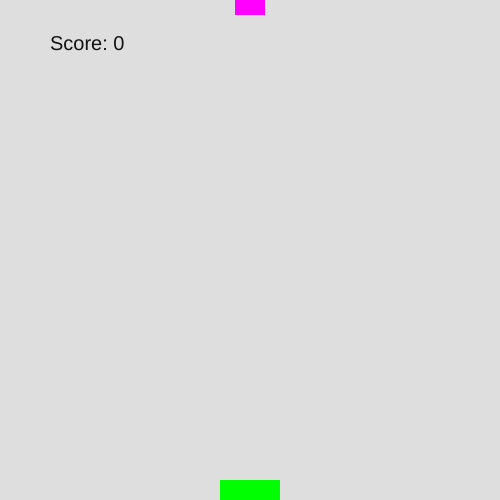
Frame 1 (no input)
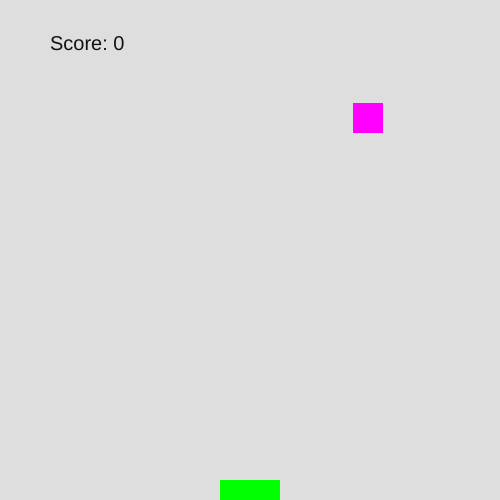
Frame 60 (no input)
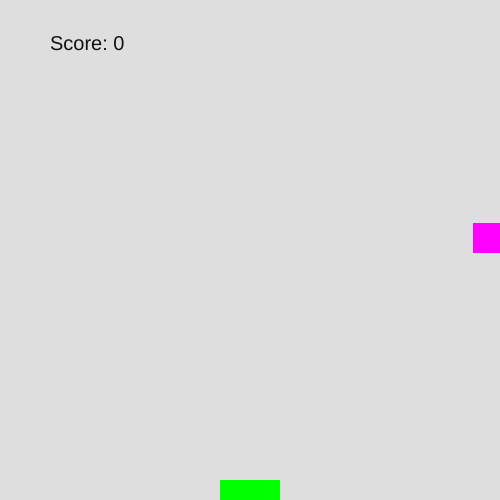
Frame 120 (the mouse pressed at the canvas centre since frame 60)

The p5.js sketch that drew these frames (run headless with seeded random() and noise() and a simulated clock; from frame 60 on, the mouse is pressed at the canvas centre):

// p5.js sketch
// ── sketch.js
let xPos = 250;
let yPos = 0;
let xSpeed = 2;
let ySpeed = 2;
let score = 0;

function setup() {
    createCanvas(500, 500);

    noStroke();

    rectMode(CENTER);
}

function draw() {
    background(222);

    // draw goal
    fill(0, 255, 0);
    rect(250, 490, 60, 20);

    // draw ball
    fill(255, 0, 255);
    rect(xPos, yPos, 30, 30);

    // draw score
    fill(18);
    textSize(20);
    text("Score: " + score, 50, 50)

    // check if in goal
    if (xPos - 15 > 250 + 30 || xPos + 15 < 250 - 30 || yPos - 15 > 490 + 10 || yPos + 15 < 490 - 10) {
    }
    else {
        score;
        // reset position and speed
        xPos = random(15, 485);
        yPos = 0;
        xSpeed = random(-5, 5);
        ySpeed = random(0, 10);
        score += 1
    }



    // move forward
    xPos += xSpeed;
    yPos += ySpeed;

    // wrap around if boundary exceeded
    if (xPos < 0) {
        xPos = 500;
    }
    if (xPos > 500) {
        xPos = 0;
    }
    if (yPos > 500) {
        yPos = 0;
        score--;
    }
}

function mouseClicked() {
    xSpeed = random(-5, 5);
    ySpeed = random(0, 5);
}
